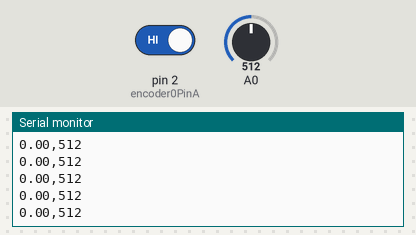
A sketch run on a simulated Arduino Uno, built with avr-gcc and run on an emulated ATmega328P. On the bench: the last lines printed to the serial monitor. The inputs (shaded band) are chosen by the test bench; at power-on: A0 = 512, pin 2 (encoder0PinA) HIGH.

Above: at 1.2 s.
1.3 s: A0 set to 716
At 1.31 s:
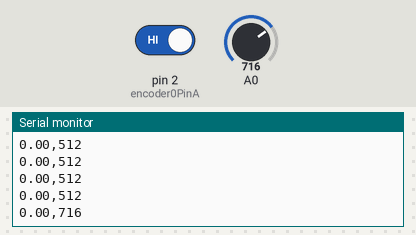
2.8 s: pin 2 (encoder0PinA) driven LOW
At 2.82 s:
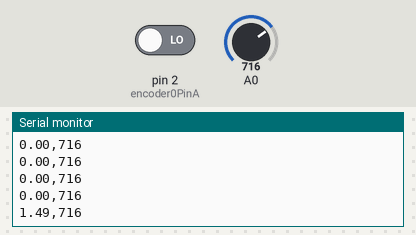
4.3 s: A0 set to 900
At 4.33 s:
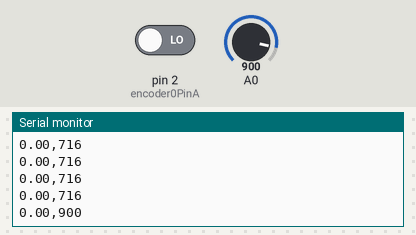
5.8 s: pin 2 (encoder0PinA) driven HIGH
At 5.83 s:
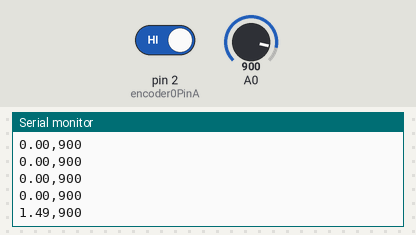
Timing chart, 0 to 8.3 s (numbered marks = the images above; inputs shaded):
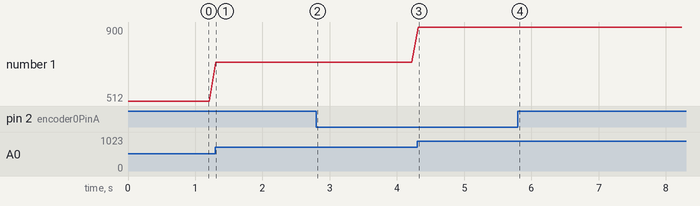

The sketch:

levtest.ino
```cpp
#define encoder0PinA 2

unsigned int encoder0Pos = 0;

void setup() {
  // put your setup code here, to run once:
  pinMode(encoder0PinA, INPUT);
  attachInterrupt(0, doEncoderA, CHANGE);
  Serial.begin(9600);
}

void loop() {
  int loadCell = analogRead(A0);
  Serial.println((String)(encoder0Pos*1.5*398/400)+","+(String)loadCell);
  encoder0Pos = 0;
  delay(100);
}


void doEncoderA(){
  //Serial.println("DICKS";
  encoder0Pos = encoder0Pos + 1;
}
```

Measured:
- after the input at 1.3 s, the serial monitor: prints a new line at once (image 1)
- after the input at 2.8 s, the serial monitor: prints a new line at once (image 2)
- after the input at 4.3 s, the serial monitor: prints a new line at once (image 3)
- after the input at 5.8 s, the serial monitor: prints a new line at once (image 4)
- plotted number 1: 512 → 716 after the input at 1.3 s, 716 → 900 after the input at 4.3 s
